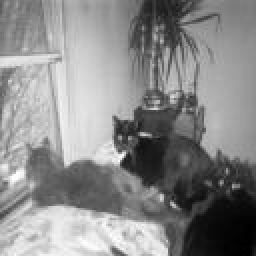
#> input picture week4/dataset/cat.1.jpg, 128 x 128 px (shown 2 times larger); its folder holds 4 pictures in this run
$ jupyter execute cat_dog_classification.ipynb
#> lines starting #> are read from the running program, lines starting #| are printed output that depends on the picture
# Cat and Dog Classification
Classify images of cats and dogs using Histogram of Oriented Gradients (HOG) for feature extraction and Decision Tree for classification.

[cell 1]
import os
import numpy as np
from skimage.io import imread
from skimage.color import rgb2gray
from skimage.feature import hog
from skimage.transform import resize
from sklearn.model_selection import train_test_split
from sklearn.tree import DecisionTreeClassifier
from sklearn.metrics import accuracy_score
import matplotlib.pyplot as plt

[cell 2]
# Load dataset
data_dir = './dataset'
images, labels = [], []

for file in os.listdir(data_dir):
    if file.endswith('.jpg'):
        img_path = os.path.join(data_dir, file)

        if file.startswith('cat'):
            labels.append(0)  # Cat
        elif file.startswith('dog'):
            labels.append(1)  # Dog
        else:
            continue

        img = imread(img_path)
#> img is the input picture: shape (128, 128, 3); min 0, max 255, mean 137.8
        img = rgb2gray(img)  # Convert to grayscale
#> img: shape (128, 128) float64
        img_resized = resize(img, (128, 128), anti_aliasing=True)
        images.append(img_resized)

images = np.array(images)
labels = np.array(labels)
print('Images shape:', images.shape)
#| Images shape: (4, 128, 128)
print('Labels shape:', labels.shape)
#| Labels shape: (4,)
print(f'Number of cats: {np.sum(labels == 0)}')
print(f'Number of dogs: {np.sum(labels == 1)}')

[cell 3]
def extract_hog_features(images, visualize=False):
    """Extract HOG features from a list of grayscale images.

    Args:
        images: Array of grayscale images (N, 128, 128).
        visualize: If True, return HOG visualizations.

    Returns:
        hog_features: Array of HOG features (N, feature_size).
        hog_images: Array of HOG visualizations (N, 128, 128) if visualize=True, else None.
    """
#> called with images = array of shape (4, 128, 128), visualize = True
    X_features ,hog_images = [],[]
    for img in images:
        features ,hog_image = hog(img,
                   orientations=9,
                   pixels_per_cell=(8, 8),
                   cells_per_block=(2, 2),
                   block_norm='L2-Hys',
                   visualize=True)
        X_features.append(features)
        hog_images.append(hog_image)
    X_features = np.array(X_features)
    print("Final feature matrix shape:", X_features.shape)
#| Final feature matrix shape: (4, 8100)
    return X_features ,hog_images

[cell 4]
def split_and_save_dataset(images, labels, test_size=0.2, train_dir='./dog-cat/train', test_dir='./dog-cat/test'):
    """Split dataset into training and test sets and save images to separate directories.

    Args:
        images: Array of grayscale images (N, 128, 128).
        labels: Array of labels (0 for cat, 1 for dog).
        test_size: Fraction of data for test set.
        train_dir: Directory to save training images.
        test_dir: Directory to save test images.

    Returns:
        X_train, X_test: HOG features for training and test sets.
        y_train, y_test: Labels for training and test sets.
        idx_train, idx_test: Indices for training and test sets.
    """
    idx = np.arange(len(images))
    X_train, X_test, y_train, y_test, idx_train, idx_test = train_test_split(
        images, labels, idx, test_size=0.2, stratify=labels, random_state=42
    )
    print(f"Train size: {len(X_train)}, Test size: {len(X_test)}")
    return X_train, X_test, y_train, y_test, idx_train, idx_test

[cell 5]
def train_decision_tree(X_train, y_train):
    """Train a Decision Tree classifier on HOG features.

    Args:
        X_train: HOG features for training (N_train, feature_size).
        y_train: Training labels (0 for cat, 1 for dog).

    Returns:
        clf: Trained Decision Tree classifier.
    """
    clf = DecisionTreeClassifier(max_depth=10, random_state=42)
    clf.fit(X_train, y_train)
    print("Decision Tree trained successfully!")
    return clf

[cell 6]
def evaluate_model(clf, X_test, y_test):
    """Evaluate the Decision Tree classifier on the test set.

    Args:
        clf: Trained Decision Tree classifier.
        X_test: HOG features for test set (N_test, feature_size).
        y_test: Test labels (0 for cat, 1 for dog).

    Returns:
        accuracy: Test set accuracy.
        y_pred: Predicted labels for test set.
    """
    y_pred = clf.predict(X_test)
    accuracy = accuracy_score(y_test, y_pred)
    print(f"Test Accuracy: {accuracy:.4f}")
    return accuracy, y_pred

[cell 7]
# Extract HOG features
hog_features, hog_images = extract_hog_features(images, visualize=True)

# Split and save dataset
X_train, X_test, y_train, y_test, idx_train, idx_test = split_and_save_dataset(hog_features, labels, test_size=0.2)

# Train Decision Tree
clf = train_decision_tree(X_train, y_train)

# Evaluate model
accuracy, y_pred = evaluate_model(clf, X_test, y_test)
print(f'Test Accuracy: {accuracy:.4f}')

# Visualize results
classes = ['cat', 'dog']
cat_indices = [idx for idx in idx_test if y_test[np.where(idx_test == idx)[0][0]] == 0]
dog_indices = [idx for idx in idx_test if y_test[np.where(idx_test == idx)[0][0]] == 1]
sample_indices = cat_indices[:min(5, len(cat_indices))] + dog_indices[:min(5, len(dog_indices))]

fig, axes = plt.subplots(len(sample_indices), 2, figsize=(8, 4 * len(sample_indices)))
for i, idx in enumerate(sample_indices):
    ax = axes[i, 0] if len(sample_indices) > 1 else axes[0]
    true_label = y_test[np.where(idx_test == idx)[0][0]]
    pred_label = y_pred[np.where(idx_test == idx)[0][0]]
    ax.imshow(images[idx], cmap='gray')
    ax.set_title(f'Pred: {classes[pred_label]} | True: {classes[true_label]}')
    ax.axis('off')

    ax = axes[i, 1] if len(sample_indices) > 1 else axes[1]
    ax.imshow(hog_images[idx], cmap='gray')
    ax.set_title(f'HOG | Pred: {classes[pred_label]}')
    ax.axis('off')

plt.tight_layout()
plt.show()
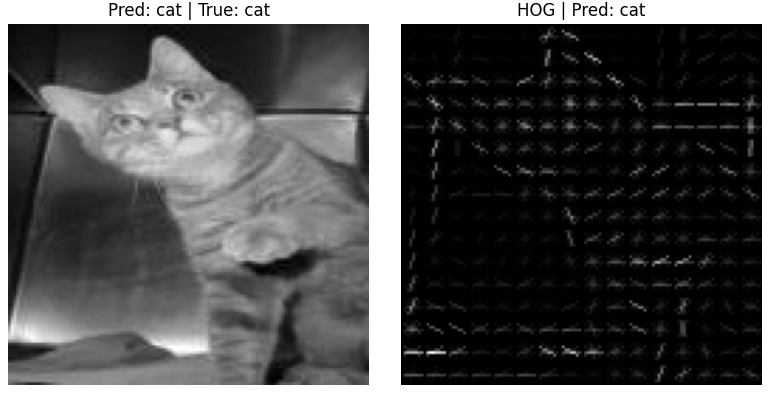
#> figure drawn by matplotlib, 2 panels
